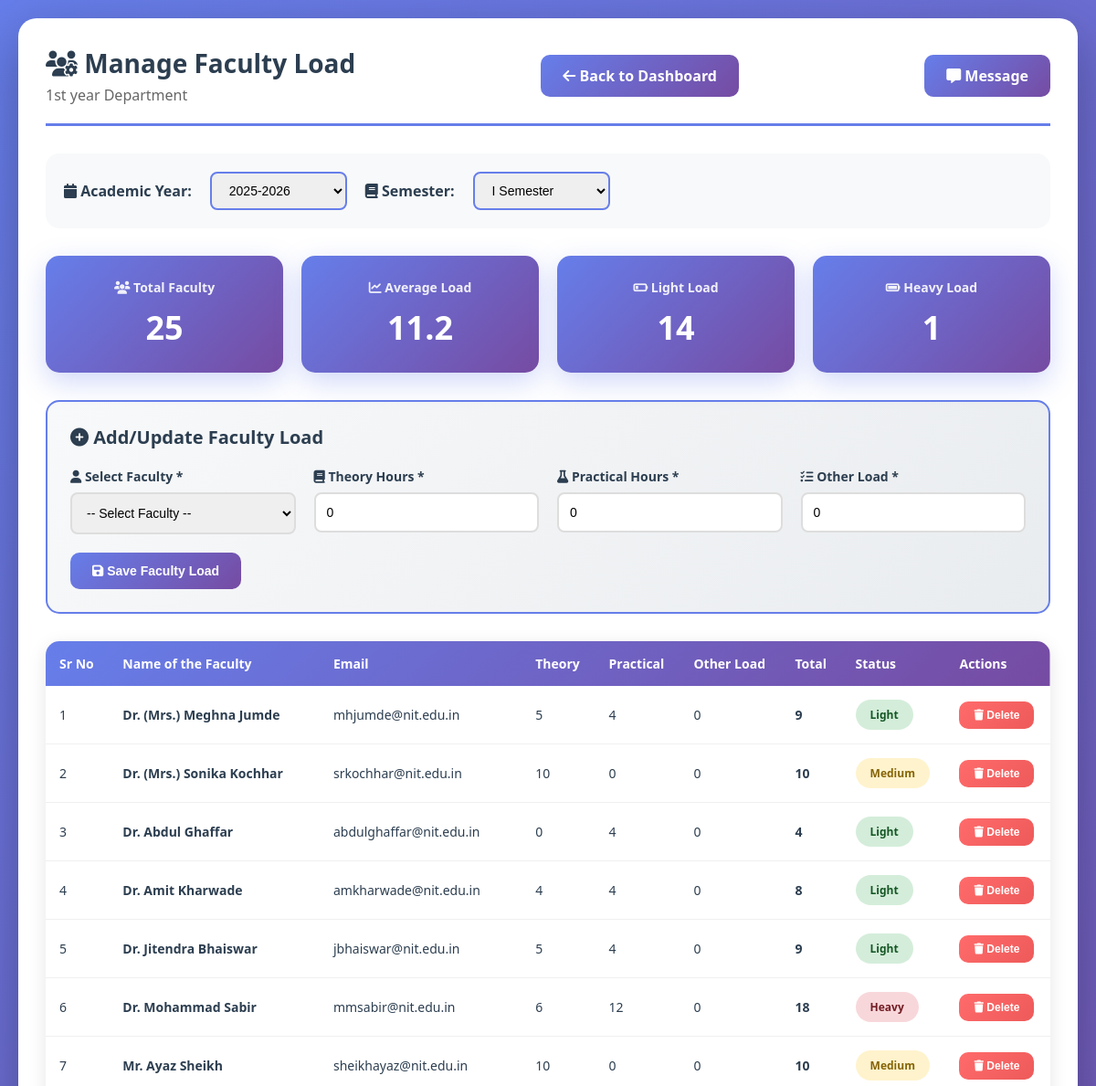
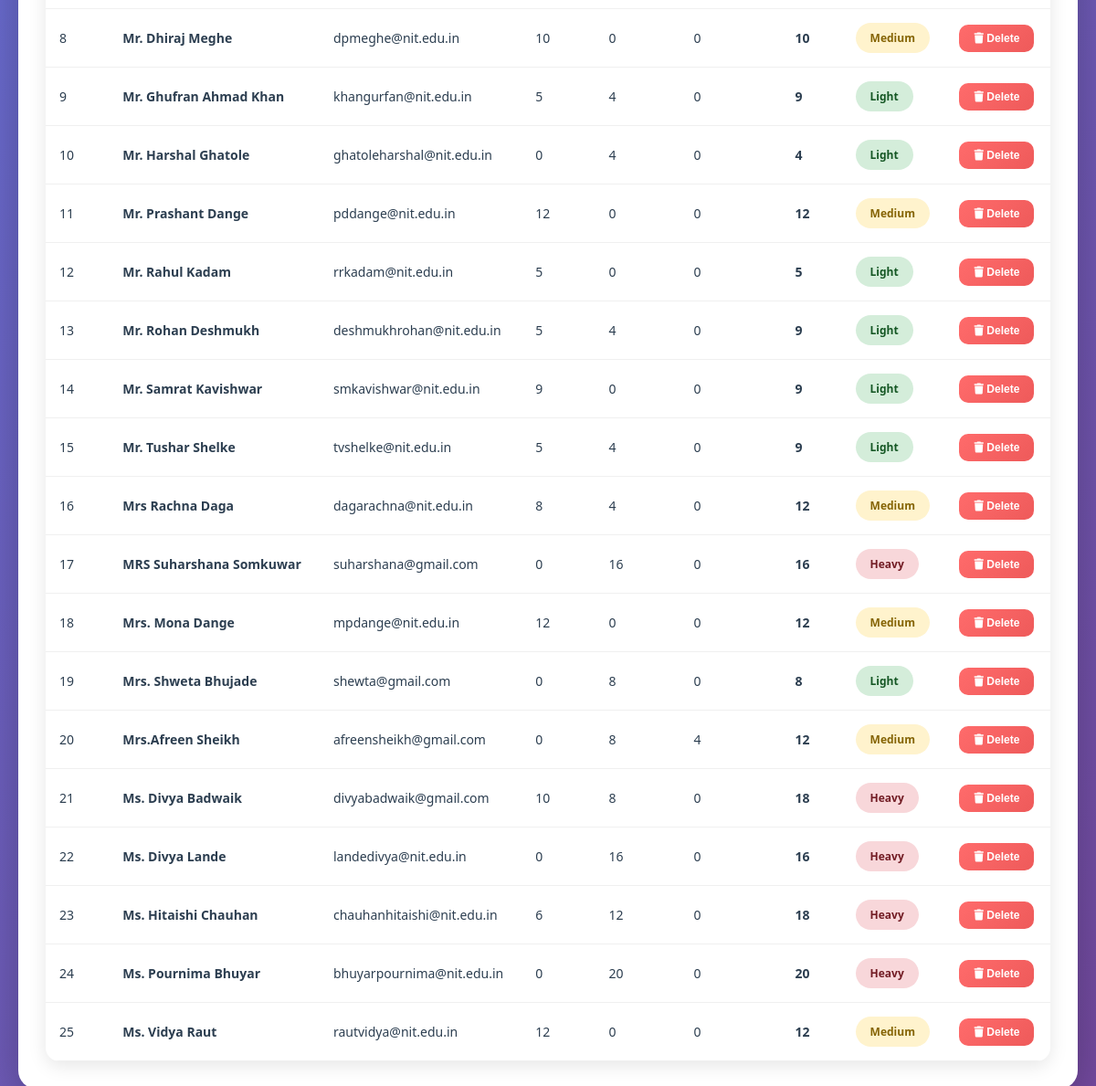
Screenshot of /hod/hod_manage_faculty_load.php (signed in) with the database file from the repository (2 pictures, top to bottom).
### tables this page shows
CREATE TABLE `departments` (
  `id` int(11) NOT NULL,
  `dept_name` varchar(100) NOT NULL,
  `dept_code` varchar(20) NOT NULL,
  `hod_id` int(11) DEFAULT NULL,
  `created_at` timestamp NOT NULL DEFAULT current_timestamp()
);

CREATE TABLE `faculty_load` (
  `id` int(11) NOT NULL,
  `teacher_id` int(11) NOT NULL,
  `department_id` int(11) NOT NULL,
  `academic_year` varchar(20) NOT NULL,
  `semester` varchar(10) NOT NULL,
  `theory` int(11) NOT NULL DEFAULT 0,
  `practical` int(11) NOT NULL DEFAULT 0,
  `other_load` int(11) NOT NULL DEFAULT 0,
  `total` int(11) NOT NULL DEFAULT 0,
  `created_by` int(11) DEFAULT NULL,
  `created_at` timestamp NOT NULL DEFAULT current_timestamp(),
  `updated_at` timestamp NOT NULL DEFAULT current_timestamp() ON UPDATE current_timestamp()
);

CREATE TABLE `users` (
  `id` int(11) NOT NULL,
  `username` varchar(50) NOT NULL,
  `password` varchar(255) NOT NULL,
  `full_name` varchar(100) NOT NULL,
  `email` varchar(100) NOT NULL,
  `phone` varchar(15) DEFAULT NULL,
  `photo` varchar(255) DEFAULT NULL,
  `role` enum('admin','hod','teacher','student','parent','superadmin') NOT NULL,
  `department_id` int(11) DEFAULT NULL,
  `is_active` tinyint(1) DEFAULT 1,
  `created_at` timestamp NOT NULL DEFAULT current_timestamp()
);

### hod/hod_manage_faculty_load.php (the view, shortened to what this page needs)
<?php
require_once '../db.php';
$department_id = $_SESSION['department_id'];
$current_year = isset($_GET['year']) ? $_GET['year'] : "2025-2026";
$current_semester = isset($_GET['semester']) ? $_GET['semester'] : "I";
$loads_query = "SELECT fl.*, u.full_name, u.email
                FROM faculty_load fl
                JOIN users u ON fl.teacher_id = u.id
                WHERE fl.department_id = ? AND fl.academic_year = ? AND fl.semester = ?
                ORDER BY u.full_name";
$loads_stmt = $conn->prepare($loads_query);
$loads_stmt->bind_param("iss", $department_id, $current_year, $current_semester);
$loads_stmt->execute();
$loads = $loads_stmt->get_result();
$dept_query = "SELECT dept_name FROM departments WHERE id = ?";
$dept_stmt = $conn->prepare($dept_query);
$dept_stmt->bind_param("i", $department_id);
$dept_stmt->execute();
$dept_result = $dept_stmt->get_result();
$department = $dept_result->fetch_assoc();
?>
<!DOCTYPE html>
<html lang="en">
<head>
    <link rel="stylesheet" href="https://cdnjs.cloudflare.com/ajax/libs/font-awesome/6.4.0/css/all.min.css">
</head>
<body>
    <div class="container">
        <div class="header">
            <div>
                <h1><i class="fas fa-users-cog"></i> Manage Faculty Load</h1>
                <p style="color: #666; margin-top: 5px;"><?php echo htmlspecialchars($department['dept_name']); ?> Department</p>
            </div>
            <a href="index.php" class="back-btn"><i class="fas fa-arrow-left"></i> Back to Dashboard</a>
            <a href="hod_view_messages.php" class="back-btn"><i class="fas fa-message"></i> Message</a>
        </div>
        <div class="filter-section">
            <label><i class="fas fa-calendar"></i> Academic Year:</label>
            <select onchange="window.location.href='?year='+this.value+'&semester=<?php echo $current_semester; ?>'">
                <option value="2025-2026" <?php echo $current_year === '2025-2026' ? 'selected' : ''; ?>>2025-2026</option>
            </select>
            <label><i class="fas fa-book"></i> Semester:</label>
            <select onchange="window.location.href='?year=<?php echo $current_year; ?>&semester='+this.value">
                <option value="I" <?php echo $current_semester === 'I' ? 'selected' : ''; ?>>I Semester</option>
            </select>
        </div>
        <?php
        $loads->data_seek(0);
        $total_teachers = 0;
        $avg_load = 0;
        $light_load = 0;
        $heavy_load = 0;
        while ($load = $loads->fetch_assoc()) {
            $total_teachers++;
            $avg_load += $load['total'];
            if ($load['total'] < 11) $light_load++;
            if ($load['total'] > 18) $heavy_load++;
        }
        $avg_load = $total_teachers > 0 ? round($avg_load / $total_teachers, 1) : 0;
        $loads->data_seek(0);
        ?>
        <div class="summary-cards">
            <div class="summary-card">
                <h4><i class="fas fa-users"></i> Total Faculty</h4>
                <div class="value"><?php echo $total_teachers; ?></div>
            </div>
            <div class="summary-card">
                <h4><i class="fas fa-chart-line"></i> Average Load</h4>
                <div class="value"><?php echo $avg_load; ?></div>
            </div>
            <div class="summary-card">
                <h4><i class="fas fa-battery-quarter"></i> Light Load</h4>
                <div class="value"><?php echo $light_load; ?></div>
            </div>
            <div class="summary-card">
                <h4><i class="fas fa-battery-full"></i> Heavy Load</h4>
                <div class="value"><?php echo $heavy_load; ?></div>
            </div>
        </div>
        <div class="add-load-form">
            <h3><i class="fas fa-plus-circle"></i> Add/Update Faculty Load</h3>
            <form method="POST" action="">
                <div class="form-grid">
                    <div class="form-group">
                        <label><i class="fas fa-user"></i> Select Faculty *</label>
                        <select name="teacher_id" required>
                            <option value="">-- Select Faculty --</option>
                        </select>
                    </div>
                    <div class="form-group">
                        <label><i class="fas fa-book"></i> Theory Hours *</label>
                        <input type="number" name="theory" min="0" max="50" value="0" required>
                    </div>
                    <div class="form-group">
                        <label><i class="fas fa-flask"></i> Practical Hours *</label>
                        <input type="number" name="practical" min="0" max="50" value="0" required>
                    </div>
                    <div class="form-group">
                        <label><i class="fas fa-tasks"></i> Other Load *</label>
                        <input type="number" name="other_load" min="0" max="50" value="0" required>
                    </div>
                </div>
                <button type="submit" class="btn btn-primary">
                    <i class="fas fa-save"></i> Save Faculty Load
                </button>
            </form>
        </div>
        <div class="table-container">
            <table>
                <thead>
                    <tr>
                        <th>Sr No</th>
                        <th>Name of the Faculty</th>
                        <th>Email</th>
                        <th>Theory</th>
                        <th>Practical</th>
                        <th>Other Load</th>
                        <th>Total</th>
                        <th>Status</th>
                        <th>Actions</th>
                    </tr>
                </thead>
                <tbody>
                    <?php
                    if ($loads->num_rows > 0):
                        $sr_no = 1;
                        while ($load = $loads->fetch_assoc()):
                            $total = $load['total'];
                            $status_class = $total < 10 ? 'load-light' : ($total > 15 ? 'load-heavy' : 'load-medium');
                            $status_text = $total < 10 ? 'Light' : ($total > 15 ? 'Heavy' : 'Medium');
                    ?>
                    <tr>
                        <td><?php echo $sr_no++; ?></td>
                        <td><strong><?php echo htmlspecialchars($load['full_name']); ?></strong></td>
                        <td><?php echo htmlspecialchars($load['email']); ?></td>
                        <td><?php echo $load['theory']; ?></td>
                        <td><?php echo $load['practical']; ?></td>
                        <td><?php echo $load['other_load']; ?></td>
                        <td><strong><?php echo $total; ?></strong></td>
                        <td><span class="load-badge <?php echo $status_class; ?>"><?php echo $status_text; ?></span></td>
                        <td>
                            <form method="POST" action="" style="display: inline;" onsubmit="return confirm('Are you sure you want to delete this load?');">
                                <button type="submit" class="btn btn-danger btn-sm">
                                    <i class="fas fa-trash"></i> Delete
                                </button>
                            </form>
                        </td>
                    </tr>
                    <?php
                        endwhile;
                    endif; ?>
                </tbody>
            </table>
        </div>
    </div>
</body>
</html>

### hod/hod_manage_faculty_load.php (style rules this page uses)
* { margin: 0; padding: 0; box-sizing: border-box; }
body { font-family: 'Segoe UI', Tahoma, Geneva, Verdana, sans-serif; background: linear-gradient(135deg, #667eea 0%, #764ba2 100%); min-height: 100vh; padding: 20px; }
.container { max-width: 1400px; margin: 0 auto; background: white; border-radius: 20px; padding: 30px; box-shadow: 0 20px 60px rgba(0,0,0,0.3); }
.header { display: flex; justify-content: space-between; align-items: center; margin-bottom: 30px; padding-bottom: 20px; border-bottom: 3px solid #667eea; }
.header h1 { font-size: 28px; color: #2c3e50; }
.header .back-btn { padding: 12px 24px; background: linear-gradient(135deg, #667eea, #764ba2); color: white; text-decoration: none; border-radius: 10px; font-weight: 600; }
.filter-section { background: #f8f9fa; padding: 20px; border-radius: 15px; margin-bottom: 30px; display: flex; gap: 20px; align-items: center; flex-wrap: wrap; }
.filter-section label { font-weight: 600; color: #2c3e50; }
.filter-section select { padding: 10px 15px; border: 2px solid #667eea; border-radius: 8px; font-size: 14px; min-width: 150px; }
.add-load-form { background: linear-gradient(135deg, #f8f9fa, #e9ecef); padding: 25px; border-radius: 15px; margin-bottom: 30px; border: 2px solid #667eea; }
.add-load-form h3 { color: #2c3e50; margin-bottom: 20px; font-size: 20px; }
.form-grid { display: grid; grid-template-columns: repeat(auto-fit, minmax(200px, 1fr)); gap: 20px; margin-bottom: 20px; }
.form-group { display: flex; flex-direction: column; }
.form-group label { font-weight: 600; color: #2c3e50; margin-bottom: 8px; font-size: 14px; }
.form-group input, .form-group select { padding: 12px; border: 2px solid #ddd; border-radius: 8px; font-size: 14px; transition: all 0.3s; }
.btn { padding: 12px 24px; border: none; border-radius: 10px; font-weight: 600; cursor: pointer; transition: all 0.3s; font-size: 14px; }
.btn-primary { background: linear-gradient(135deg, #667eea, #764ba2); color: white; }
.btn-danger { background: linear-gradient(135deg, #ff6b6b, #ee5a5a); color: white; }
.btn-sm { padding: 8px 16px; font-size: 12px; }
.table-container { overflow-x: auto; border-radius: 15px; box-shadow: 0 5px 20px rgba(0,0,0,0.1); }
table { width: 100%; border-collapse: collapse; }
thead { background: linear-gradient(135deg, #667eea, #764ba2); }
thead th { padding: 15px; color: white; text-align: left; font-weight: 600; font-size: 14px; }
tbody tr { border-bottom: 1px solid #f0f0f0; transition: all 0.3s; }
tbody td { padding: 15px; color: #2c3e50; font-size: 14px; }
.load-badge { padding: 8px 16px; border-radius: 20px; font-weight: 700; font-size: 12px; display: inline-block; }
.load-light { background: #d4edda; color: #155724; }
.load-medium { background: #fff3cd; color: #856404; }
.load-heavy { background: #f8d7da; color: #721c24; }
.summary-cards { display: grid; grid-template-columns: repeat(auto-fit, minmax(200px, 1fr)); gap: 20px; margin-bottom: 30px; }
.summary-card { background: linear-gradient(135deg, #667eea, #764ba2); color: white; padding: 25px; border-radius: 15px; text-align: center; box-shadow: 0 10px 30px rgba(102, 126, 234, 0.3); }
.summary-card h4 { font-size: 14px; margin-bottom: 10px; opacity: 0.9; }
.summary-card .value { font-size: 36px; font-weight: 800; }

### rows the page displays
departments: dept_name "1st year"
faculty_load: users.full_name "Dr. (Mrs.) Meghna Jumde", users.email "mhjumde@nit.edu.in", theory "5", practical "4", other_load "0", total "9", total "Light"
faculty_load: users.full_name "Dr. (Mrs.) Sonika Kochhar", users.email "srkochhar@nit.edu.in", theory "10", practical "0", other_load "0", total "10", total "Medium"
faculty_load: users.full_name "Dr. Abdul Ghaffar", users.email "abdulghaffar@nit.edu.in", theory "0", practical "4", other_load "0", total "4", total "Light"
faculty_load: users.full_name "Dr. Amit Kharwade", users.email "amkharwade@nit.edu.in", theory "4", practical "4", other_load "0", total "8", total "Light"
faculty_load: users.full_name "Dr. Jitendra Bhaiswar", users.email "jbhaiswar@nit.edu.in", theory "5", practical "4", other_load "0", total "9", total "Light"
faculty_load: users.full_name "Dr. Mohammad Sabir", users.email "mmsabir@nit.edu.in", theory "6", practical "12", other_load "0", total "18", total "Heavy"
faculty_load: users.full_name "Mr. Ayaz Sheikh", users.email "sheikhayaz@nit.edu.in", theory "10", practical "0", other_load "0", total "10", total "Medium"
faculty_load: users.full_name "Mr. Dhiraj Meghe", users.email "dpmeghe@nit.edu.in", theory "10", practical "0", other_load "0", total "10", total "Medium"
faculty_load: users.full_name "Mr. Ghufran Ahmad Khan", users.email "khangurfan@nit.edu.in", theory "5", practical "4", other_load "0", total "9", total "Light"
faculty_load: users.full_name "Mr. Harshal Ghatole", users.email "ghatoleharshal@nit.edu.in", theory "0", practical "4", other_load "0", total "4", total "Light"
faculty_load: users.full_name "Mr. Prashant Dange", users.email "pddange@nit.edu.in", theory "12", practical "0", other_load "0", total "12", total "Medium"
faculty_load: users.full_name "Mr. Rahul Kadam", users.email "rrkadam@nit.edu.in", theory "5", practical "0", other_load "0", total "5", total "Light"
faculty_load: users.full_name "Mr. Rohan Deshmukh", users.email "deshmukhrohan@nit.edu.in", theory "5", practical "4", other_load "0", total "9", total "Light"
faculty_load: users.full_name "Mr. Samrat Kavishwar", users.email "smkavishwar@nit.edu.in", theory "9", practical "0", other_load "0", total "9", total "Light"
faculty_load: users.full_name "Mr. Tushar Shelke", users.email "tvshelke@nit.edu.in", theory "5", practical "4", other_load "0", total "9", total "Light"
faculty_load: users.full_name "Mrs Rachna Daga", users.email "dagarachna@nit.edu.in", theory "8", practical "4", other_load "0", total "12", total "Medium"
faculty_load: users.full_name "MRS Suharshana Somkuwar", users.email "suharshana@gmail.com", theory "0", practical "16", other_load "0", total "16", total "Heavy"
faculty_load: users.full_name "Mrs. Mona Dange", users.email "mpdange@nit.edu.in", theory "12", practical "0", other_load "0", total "12", total "Medium"
faculty_load: users.full_name "Mrs. Shweta Bhujade", users.email "shewta@gmail.com", theory "0", practical "8", other_load "0", total "8", total "Light"
faculty_load: users.full_name "Mrs.Afreen Sheikh", users.email "afreensheikh@gmail.com", theory "0", practical "8", other_load "4", total "12", total "Medium"
faculty_load: users.full_name "Ms. Divya Badwaik", users.email "divyabadwaik@gmail.com", theory "10", practical "8", other_load "0", total "18", total "Heavy"
faculty_load: users.full_name "Ms. Divya Lande", users.email "landedivya@nit.edu.in", theory "0", practical "16", other_load "0", total "16", total "Heavy"
faculty_load: users.full_name "Ms. Hitaishi Chauhan", users.email "chauhanhitaishi@nit.edu.in", theory "6", practical "12", other_load "0", total "18", total "Heavy"
faculty_load: users.full_name "Ms. Pournima Bhuyar", users.email "bhuyarpournima@nit.edu.in", theory "0", practical "20", other_load "0", total "20", total "Heavy"
faculty_load: users.full_name "Ms. Vidya Raut", users.email "rautvidya@nit.edu.in", theory "12", practical "0", other_load "0", total "12", total "Medium"

### other values shown
$total_teachers "25"
$avg_load "11.2"
$light_load "14"
$heavy_load "1"
